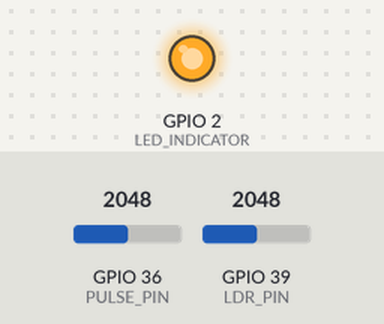
Recording of a sketch running on a simulated ESP32. Shown: output pins drawn as LEDs (lit = HIGH). The test bench sets the inputs (shaded band); at power-on: GPIO 36 (PULSE_PIN) = 2048, GPIO 39 (LDR_PIN) = 2048. WiFi joins after 1.5 s; servers stay silent unless stated; web services answer with replies made up by the test bench; what the sketch prints to the serial monitor is not drawn.

Above: at 1.63 s.
At 9.2 s:
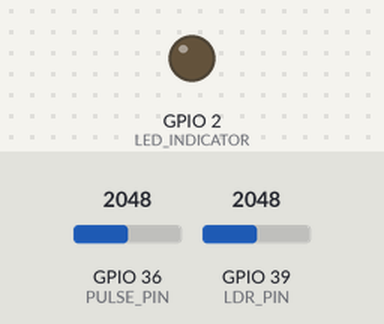
Timing chart, 0 to 21.3 s (numbered marks = the images above):
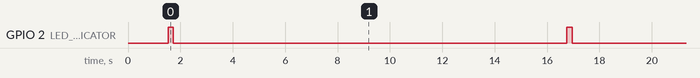

The sketch:

esp32_thingspeak_vitals.ino
```cpp
/**
 * ESP32 BIOMETRIC & LIGHT ENVIRONMENT MONITORING SKETCH
 * (ThingSpeak Integration)
 *
 * Hardware Checklist:
 * - ESP32 DevKit V1 Board
 * - Analog Heart Pulse Sensor (connected to GPIO 36 / VP)
 * - LDR Ambient Light Sensor + 10k resistor (connected to GPIO 39 / VN)
 *
 * Target REST Endpoint: api.thingspeak.com
 * This sketch pushes Heart Rate (bpm) and Ambient Light (light) level to ThingSpeak fields.
 */

#include <WiFi.h>
#include <HTTPClient.h>

// ==========================================
// 1. NETWORK & CREDENTIALS CONFIGURATION
// ==========================================
const char* ssid = "YOUR_WIFI_SSID";          // Replace with your local WiFi name
const char* password = "YOUR_WIFI_PASSWORD";  // Replace with your local WiFi password

// ThingSpeak Configuration
const char* server = "https://api.thingspeak.com/update"; // Using HTTPS
String apiKey = "YOUR_WRITE_API_KEY"; // TODO: Replace with your actual ThingSpeak Write API Key

// ==========================================
// 2. BIOSENSOR ANALOG PIN MAPPINGS
// ==========================================
#define PULSE_PIN 36        // VP / SENSOR_VP pin (reads analog pulse waves)
#define LDR_PIN 39          // VN / SENSOR_VN pin (reads ambient brightness voltage divider)
#define LED_INDICATOR 2     // Onboard Status LED indicators (flashes on network updates)

void setup() {
  Serial.begin(115200);
  pinMode(LED_INDICATOR, OUTPUT);

  // Initialize WiFi connection
  Serial.println("");
  Serial.printf("Connecting to Access Point: %s \n", ssid);
  WiFi.begin(ssid, password);

  int retries = 0;
  while (WiFi.status() != WL_CONNECTED && retries < 20) {
    delay(500);
    Serial.print(".");
    retries++;
  }

  if (WiFi.status() == WL_CONNECTED) {
    Serial.println("\n[WiFi Network Mode] Connected successfully!");
    Serial.print("Local assigned IP Address: ");
    Serial.println(WiFi.localIP());
  } else {
    Serial.println("\n[WiFi Warning] Connection timed out. Running offline telemetry mode.");
  }
}

void loop() {
  // ==========================================
  // 3. READ HARDWARE TRANSDUCERS (ANALOG INPUTS)
  // ==========================================

  // A. LDR Light Reading (12-bit ADC: 0 to 4095)
  // Higher value = higher voltage = higher light intensity
  int rawLdrValue = analogRead(LDR_PIN);

  // B. Adaptive Peak-Crossing Heartbeat & IBI (Inter-Beat Interval) Calculator
  static unsigned long lastBeatTime = 0;
  static bool pulseDetected = false;
  static int threshold = 2048;
  static int signalMin = 4095;
  static int signalMax = 0;
  static int lastBpm = 75;
  int bpm = lastBpm;

  // We sample multiple times to perform smooth electronic filtering
  int pulseRaw = 0;
  for (int i = 0; i < 8; i++) {
    pulseRaw += analogRead(PULSE_PIN);
    delay(3);
  }
  pulseRaw /= 8;

  unsigned long now = millis();

  // Dynamic self-calibration of threshold window
  static unsigned long lastCalibrationTime = 0;
  if (now - lastCalibrationTime > 1500) {
    if (signalMax > signalMin && (signalMax - signalMin > 150)) {
      threshold = signalMin + ((signalMax - signalMin) / 2); // adaptive midpoint
    }
    signalMax = pulseRaw;
    signalMin = pulseRaw;
    lastCalibrationTime = now;
  }

  if (pulseRaw > signalMax) signalMax = pulseRaw;
  if (pulseRaw < signalMin) signalMin = pulseRaw;

  if (pulseRaw < 100 || pulseRaw > 3950) {
    bpm = 0; // Signal disconnected or finger removed
  } else {
    if (pulseRaw > threshold && !pulseDetected && (now - lastBeatTime > 350)) {
      pulseDetected = true;
      unsigned long ibi = now - lastBeatTime;
      lastBeatTime = now;

      if (ibi > 0) {
        float rawBpm = 60000.0 / ibi;
        if (rawBpm >= 45 && rawBpm <= 165) {
          bpm = (int)(0.75 * rawBpm + 0.25 * lastBpm);
          lastBpm = bpm;
        }
      }
    }

    if (pulseRaw < (threshold - 100)) {
      pulseDetected = false;
    }

    if (now - lastBeatTime > 3000) {
      bpm = 0;
    } else {
      bpm = lastBpm;
    }
  }

  bpm = constrain(bpm, 0, 180);

  Serial.print("BPM:");
  Serial.print(bpm);
  Serial.print(",LDR_Raw:");
  Serial.println(rawLdrValue);

  // ==========================================
  // 4. DISPATCH DATA TO THINGSPEAK VIA GET
  // ==========================================
  if (WiFi.status() == WL_CONNECTED) {
    digitalWrite(LED_INDICATOR, HIGH);

    HTTPClient http;
    // Construct the URL: http://api.thingspeak.com/update?api_key=XYZ&field1=BPM&field2=LDR
    String url = String(server) + "?api_key=" + apiKey + "&field1=" + String(bpm) + "&field2=" + String(rawLdrValue);

    http.begin(url);
    Serial.println("[ThingSpeak] Sending Data: " + url);

    int httpResponseCode = http.GET();

    if (httpResponseCode > 0) {
      Serial.printf("[ThingSpeak Success] Response Code: %d\n", httpResponseCode);
    } else {
      Serial.printf("[ThingSpeak Alert] Error sending request: %s\n", http.errorToString(httpResponseCode).c_str());
    }

    http.end();
    digitalWrite(LED_INDICATOR, LOW);
  } else {
    Serial.println("[Offline Diagnostics] Wi-Fi lost.");
  }

  // ThingSpeak requires a strict 15-second delay between updates on the free tier.
  delay(15000);
}
```

Measured:
- by itself, GPIO 2 (LED_INDICATOR): alternates HIGH for 0.21 s and LOW for 15.0 s
